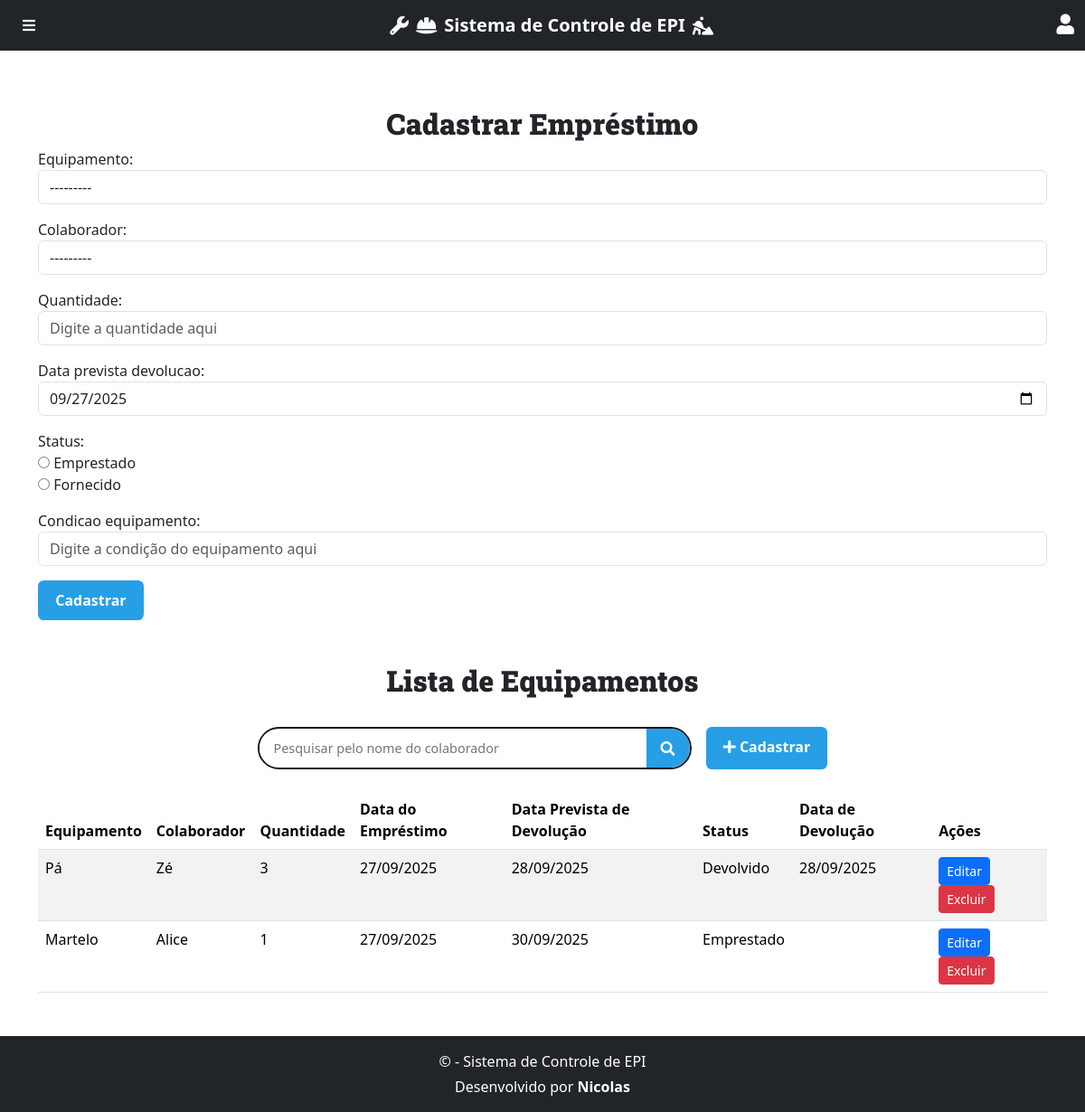
Page /emprestimos/ on the committed database.
### core/models/emprestimo_model.py (models this page shows, shortened)
class Emprestimo(models.Model):
    STATUS_CHOICES = [
        ('emprestado', 'Emprestado'),
        ('fornecido', 'Fornecido'),
        ('devolvido', 'Devolvido'),
        ('danificado', 'Danificado'),
        ('perdido', 'Perdido'),
    ]
    colaborador = models.ForeignKey(Colaborador, on_delete=models.CASCADE)
    equipamento = models.ForeignKey(Equipamento, on_delete=models.CASCADE)
    quantidade = models.PositiveIntegerField()
    data_prevista_devolucao = models.DateField(default=timezone.now)
    data_emprestimo = models.DateField(auto_now_add=True)
    data_devolucao = models.DateField(blank=True, null=True)
    condicao_equipamento = models.CharField(max_length=100, blank=True, null=True)
    status = models.CharField(max_length=20, choices=STATUS_CHOICES, default='emprestado')
    observacao = models.TextField(blank=True, null=True)

### core/models/equipamento_model.py (models this page shows)
class Equipamento(models.Model):
    nome = models.CharField(max_length=100)
    tipo = models.CharField(max_length=100)
    codigo = models.CharField(max_length=50, unique=True)
    validade = models.DateField()
    estoque = models.IntegerField()
    def __str__(self):
        return self.nome

### core/models/colaborador_model.py (models this page shows)
class Colaborador(models.Model):
    nome = models.CharField(max_length=100)
    email = models.EmailField(unique=True)
    telefone = models.CharField(max_length=15, blank=True, null=True)
    status = models.BooleanField(default=True)
    cargo = models.CharField(max_length=100, blank=True, null=True)
    def __str__(self):
        return self.nome

### core/views/emprestimo_views.py (the view)
# urls.py: path('emprestimos/', emprestimo_views.criar_emprestimo, name='criar_emprestimo'),
def criar_emprestimo(request):
    emprestimos = Emprestimo.objects.all()
    if request.method == 'POST':
        form = EmprestimoForm(request.POST)
        if form.is_valid():
            form.save()
            messages.success(request, "Empréstimo cadastrado com sucesso!")
            return redirect('criar_emprestimo')
    else:
        form = EmprestimoForm()
    return render(request, 'core/pages/emprestimo.html', {
        'form': form,
        'emprestimos': emprestimos
    })

### core/forms/emprestimo_form.py (shortened to what this page needs)
class EmprestimoForm(forms.ModelForm):
    STATUS_CHOICES = [
        ('emprestado', 'Emprestado'),
        ('fornecido', 'Fornecido'),
    ]
    status = forms.ChoiceField(choices=STATUS_CHOICES, widget=forms.RadioSelect())
    class Meta:
        model = Emprestimo
        fields = ['colaborador', 'equipamento', 'quantidade', 'data_prevista_devolucao', 'condicao_equipamento', 'status']
        widgets = {
            'colaborador': forms.Select(attrs={'class': 'form-control'}),
            'equipamento': forms.Select(attrs={'class': 'form-control'}),
            'quantidade': forms.NumberInput(attrs={'class': 'form-control', 'placeholder': 'Digite a quantidade aqui'}),
            'data_prevista_devolucao': forms.DateInput(attrs={'class': 'form-control', 'type': 'date'}),
            'condicao_equipamento': forms.TextInput(attrs={'class': 'form-control', 'placeholder': 'Digite a condição do equipamento aqui'}),
        }

### core/templates/core/pages/emprestimo.html (shortened to what this page needs)
{% extends 'global/base.html' %}
{% load static %}
{% block content %}
    <div class="container">
        <h2 class="mt-4">Cadastrar Empréstimo</h2>
        <form action="{% url 'criar_emprestimo' %}" method="POST" class="mb-5">
        <div class="mb-3">
            {{ form.equipamento.label_tag }}
            {{ form.equipamento }}
        </div>
        <div class="mb-3">
            {{ form.colaborador.label_tag }}
            {{ form.colaborador }}
        </div>
        <div class="mb-3">
            {{ form.quantidade.label_tag }}
            {{ form.quantidade }}
        </div>
        <div class="mb-3">
            {{ form.data_prevista_devolucao.label_tag }}
            {{ form.data_prevista_devolucao }}
        </div>
        <div class="mb-3">
            {{ form.status.label_tag }}<br>
            {{ form.status }}
        </div>
        <div class="mb-3">
            {{ form.condicao_equipamento.label_tag }}
            {{ form.condicao_equipamento }}
        </div>
        <button type="submit" class="btn btn-success">Cadastrar</button>
        </form>
    </div>
    <div class="container">
    <div class="d-flex justify-content-between align-items-center mb-4">
      <h2 class="text-center flex-grow-1">Lista de Equipamentos</h2>
    </div>
    <div class="search-container mb-4">
      <form action="{% url 'listar_emprestimos' %}" method="get" class="search-form d-flex">
      <input
        type="search"
        class="search-input"
        name="search"
        placeholder="Pesquisar pelo nome do colaborador"
        value="{{ search_query }}"
        autocomplete="off"
      >
      <button type="submit" class="search-button">
        <i class="fas fa-search"></i>
      </button>
      </form>
      <a href="{% url 'criar_emprestimo' %}" class="btn btn-success ms-3">
        <i class="fas fa-plus"></i> Cadastrar
      </a>
    </div>
    <table class="table table-striped">
      <thead>
        <tr>
            <th>Equipamento</th>
            <th>Colaborador</th>
            <th>Quantidade</th>
            <th>Data do Empréstimo</th>
            <th>Data Prevista de Devolução</th>
            <th>Status</th>
            <th>Data de Devolução</th>
            <th>Ações</th>
        </tr>
      </thead>
      <tbody>
        {% for i in emprestimos %}
        <tr>
            <td>{{ i.equipamento }}</td>
            <td>{{ i.colaborador }}</td>
            <td>{{ i.quantidade }}</td>
            <td>{{ i.data_emprestimo|date:"d/m/Y" }}</td>
            <td>{{ i.data_prevista_devolucao|date:"d/m/Y" }}</td>
            <td>{{ i.get_status_display }}</td>
            <td>{{ i.data_devolucao|date:"d/m/Y" }}</td>
          <td>
            <a href="{% url 'editar_emprestimo' i.id %}" class="btn btn-primary btn-sm">Editar</a>
            <button type="button" class="btn btn-danger btn-sm" data-bs-toggle="modal"
              data-bs-target="#confirmDelete{{ i.id }}">
              Excluir
            </button>
          </td>
        </tr>
        {% empty %}
        <tr>
          <td colspan="6" class="text-center">Nenhum emprestimo encontrado.</td>
        </tr>
        {% endfor %}
      </tbody>
    </table>
    </div>
{% endblock %}

### core/static/core/css/styles.css (style rules this page uses)
:root { --color-primary: #269fe6; --color-primary-hover: #2086c2; --color-primary-dark: #13141f; --color-primary-dark-hover: #212336; --color-primary-light: #d4ecfa; --color-primary-light-hover: #bdd8e7; --color-white: #fff; --color-black: #000; --color-dark-text: #444; --color-info-light: #cce5ff; --color-debug-light: #cce5ff; --color-success-light: #d4edda; --color-alert-light: #fff3cd; --color-warning-light: #fff3cd; --color-error-light: #f8d7da; --color-info-dark: #4d86c4; --color-debug-dark: #4d86c4; --color-success-dark: #4a9c5d; --color-alert-dark: #927f40; --color-warning-dark: #927f40; --color-error-dark: #da525d; --color-gray-0: #f9f9f9; --color-gray-1: #e0e0e0; --color-gray-2: #c7c7c7; --color-gray-3: #aeaeae; --color-gray-4: #959595; --color-gray-5: #7d7d7d; --color-gray-6: #646464; --color-gray-7: #4b4b4b; --color-gray-8: #323232; --color-gray-9: #191919; --font-primary: sans-serif; --font-headings: 'Roboto Slab', serif; --spacing-gutter-medium: 3rem; --spacing-gutter-large: 4rem; }
body { padding-top: 70px; }
h2 { font-family: var(--font-headings); font-weight: 900; text-align: center; }
.btn-success { background-color: var(--color-primary); border: none; font-weight: bold; padding: 0.6rem 1.2rem; border-radius: 0.4rem; transition: background 0.3s ease-in-out; }
.search-container { display: flex; justify-content: center; }
.search-form { display: flex; align-items: center; border: 2px solid var(--color-primary-dark); border-radius: 2rem; overflow: hidden; max-width: 30rem; width: 100%; }
.search-input { flex: 1; padding: 0.6rem 1rem; border: none; outline: none; font-size: 0.9rem; }
.search-button { background: var(--color-primary); color: var(--color-white); padding: 0.6rem 1rem; border: none; cursor: pointer; transition: background 0.3s ease-in-out; }

### rows in the picture
Emprestimo: equipamento "Pá", colaborador "Zé", quantidade "3", data_emprestimo "27/09/2025", data_prevista_devolucao "28/09/2025", status "Devolvido", data_devolucao "28/09/2025"
Emprestimo: equipamento "Martelo", colaborador "Alice", quantidade "1", data_emprestimo "27/09/2025", data_prevista_devolucao "30/09/2025", status "Emprestado"
